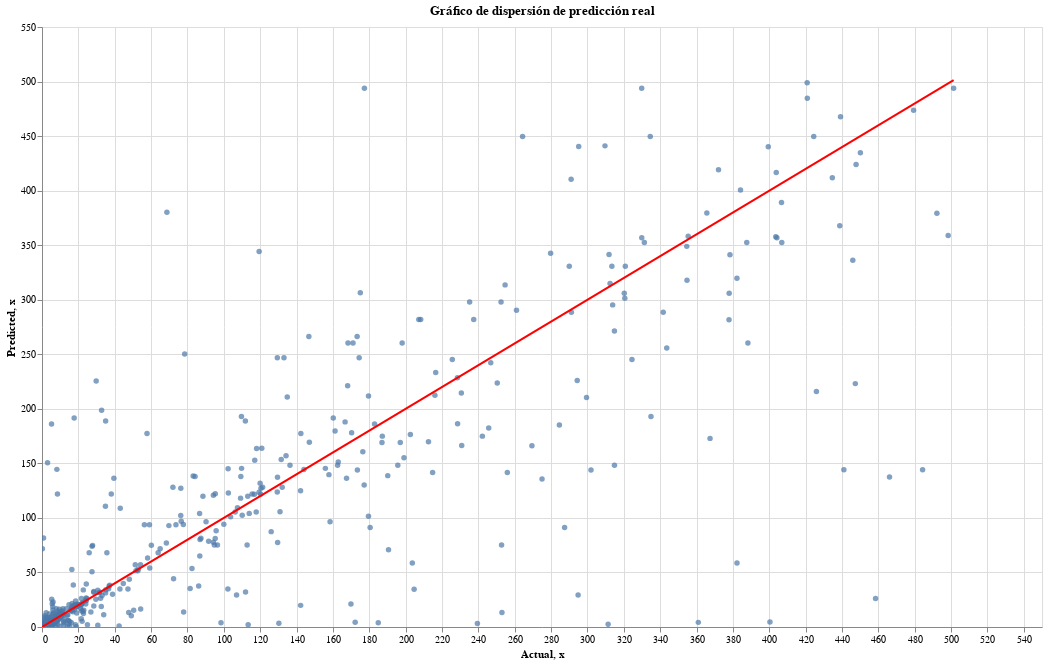

Write notebook code for a chart like this one.
### Code cell
grafo(y_test, y_pred_test)

### Figure 1 — Vega-Lite specification as saved in the notebook (floating-point values rounded to 4 significant figures; data arrays with more than 128 entries replaced by an {"elided": "..."} marker saying what was removed)
{"config": {"view": {"continuousWidth": 300, "continuousHeight": 300}}, "layer": [{"data": {"name": "data-08b2e4936649a52ee7afb1448911d8f3"}, "mark": {"type": "circle"}, "encoding": {"x": {"field": "Actual", "type": "quantitative"}, "y": {"field": "Predicted", "type": "quantitative"}}, "name": "view_3", "title": "Gráfico de dispersión de predicción real"}, {"data": {"name": "data-0fa09a2259441344f2b87b3e11394156"}, "mark": {"type": "line", "color": "red"}, "encoding": {"x": {"field": "x", "type": "quantitative"}, "y": {"field": "x", "type": "quantitative"}}}], "height": 600, "params": [{"name": "param_3", "select": {"type": "interval", "encodings": ["x", "y"]}, "bind": "scales", "views": ["view_3"]}], "width": 1000, "$schema": "https://vega.github.io/schema/vega-lite/v5.14.1.json", "datasets": {"data-08b2e4936649a52ee7afb1448911d8f3": {"elided": "850 records"}, "data-0fa09a2259441344f2b87b3e11394156": [{"x": 0.06749}, {"x": 501.4}]}}
